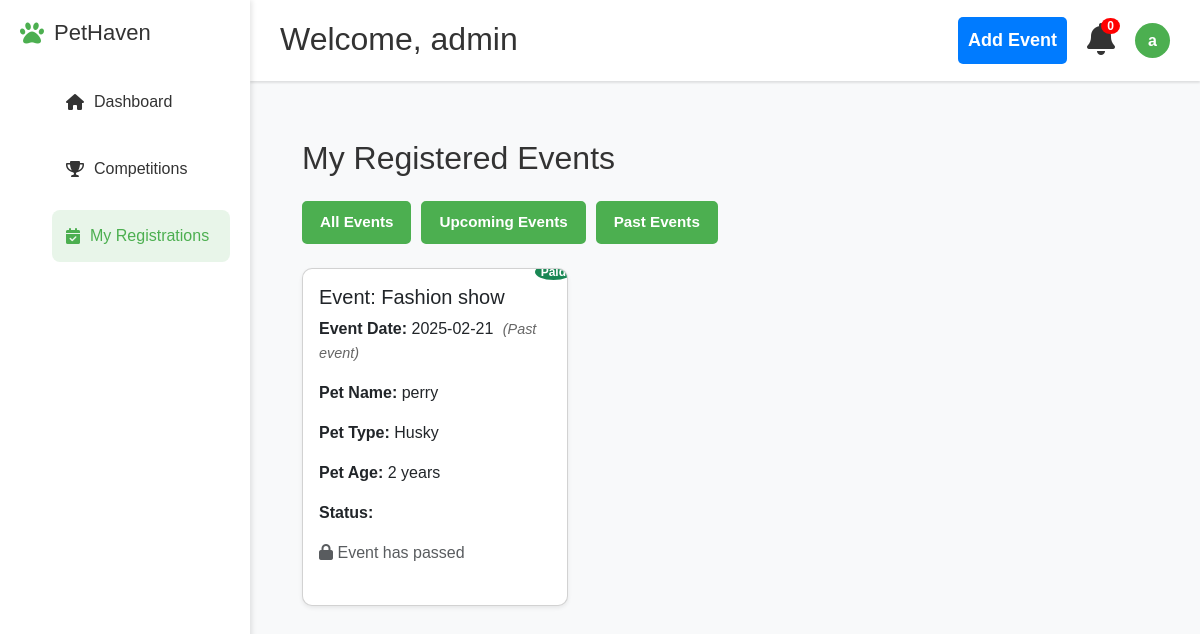
Screenshot of /registrations (signed in) with the database file from the repository.
### models.py (models this page shows)
class User(db.Model, UserMixin):
    id = db.Column(db.Integer, primary_key=True)
    username = db.Column(db.String(100), unique=True, nullable=False)
    email = db.Column(db.String(120), unique=True, nullable=False)
    password = db.Column(db.String(60), nullable=False)
    is_admin = db.Column(db.Boolean, default=False)

class Registration(db.Model):
    id = db.Column(db.Integer, primary_key=True)
    user_id = db.Column(db.Integer, db.ForeignKey('user.id'), nullable=False)
    event_id = db.Column(db.Integer, db.ForeignKey('event.id'), nullable=False)
    pet_name = db.Column(db.String(100), nullable=False)
    pet_type = db.Column(db.String(100), nullable=False)
    pet_age=db.Column(db.Integer,nullable=False)
    paid = db.Column(db.Boolean, default=False)
    event = db.relationship('Event', backref=db.backref('registrations', lazy=True))

class Event(db.Model):
    id = db.Column(db.Integer, primary_key=True)
    title = db.Column(db.String(200), nullable=False)
    description = db.Column(db.Text, nullable=False)
    date = db.Column(db.String(50), nullable=False)
    location=db.Column(db.String(250),nullable=False)
    prizes=db.Column(db.String(200),nullable=False)
    eligibility=db.Column(db.String(250),nullable=False)
    fee = db.Column(db.Float, default=500)
    image_filename = db.Column(db.String(200), nullable=False, default="default.jpg")

### app.py (the view)
@app.route('/registrations')
@login_required
def registrations():
    registered_events = db.session.query(Registration, Event).join(Event, Registration.event_id == Event.id).filter(Registration.user_id == current_user.id).all()
    current_date = datetime.now().date()
    processed_events = []
    for reg, event in registered_events:
        event_date = datetime.strptime(event.date, '%Y-%m-%d').date()
        can_edit = event_date > current_date
        processed_events.append((reg, event, can_edit))
    return render_template("registrations.html", registered_events=processed_events)

### app.py (called while the page is built)
@login_manager.user_loader
def load_user(user_id):
    return User.query.get(int(user_id))

### templates/registrations.html (shortened to what this page needs)
{% extends "base.html" %}
{% block content %}
<div class="container mt-4">
    <h2 class="mb-4">My Registered Events</h2>
    <div class="filter-buttons mb-4">
        <button class="filter-btn active" data-filter="all">All Events</button>
        <button class="filter-btn" data-filter="upcoming">Upcoming Events</button>
        <button class="filter-btn" data-filter="past">Past Events</button>
    </div>
    {% if registered_events %}
        <div class="row" id="events-container">
            {% for reg, event, can_edit in registered_events %}
                <div class="col-md-4 event-item" data-date="{{ event.date }}">
                    <div class="card shadow-sm mb-4">
                        <div class="card-body">
                            <h5 class="card-title">Event: {{ event.title }}</h5>
                            <p class="card-text">
                                <strong>Event Date:</strong> {{ event.date }}
                                <span class="relative-date" data-event-date="{{ event.date }}"></span>
                            </p>
                            <p class="card-text"><strong>Pet Name:</strong> {{ reg.pet_name }}</p>
                            <p class="card-text"><strong>Pet Type:</strong> {{ reg.pet_type }}</p>
                            <p class="card-text"><strong>Pet Age:</strong> {{ reg.pet_age }} years</p>
                            <p class="card-text">
                                <strong>Status:</strong>
                                {% if reg.paid %}
                                    <span class="badge bg-success">Paid</span>
                                {% else %}
                                    <span class="badge bg-warning text-dark">Pending Payment</span>
                                {% endif %}
                            </p>
                            <div class="button-group" style="display: flex; gap: 10px; margin-top: 15px;">
                                {% if can_edit %}
                                    <a href="{{ url_for('edit_registration', registration_id=reg.id) }}" class="btn btn-secondary">
                                        <i class="fas fa-edit"></i> Edit Details
                                    </a>
                                {% else %}
                                    <span class="text-muted"><i class="fas fa-lock"></i> Event has passed</span>
                                {% endif %}
                            </div>
                        </div>
                    </div>
                </div>
            {% endfor %}
        </div>
    {% else %}
        <p>No registrations found.</p>
    {% endif %}
</div>
{% endblock %}

### templates/base.html (shortened to what this page needs)
<!DOCTYPE html>
<html lang="en">
<head>
    <link rel="stylesheet" href="https://cdnjs.cloudflare.com/ajax/libs/font-awesome/6.0.0/css/all.min.css">
    <link href="https://cdn.jsdelivr.net/npm/bootstrap@5.3.0/dist/css/bootstrap.min.css" rel="stylesheet">
    <link rel="stylesheet" href="{{ url_for('static', filename='css/style.css') }}">
</head>
<body>
    {% if current_user.is_authenticated %}
        <div class="navbar" id="navbar">
            <h2>Welcome, {{ current_user.username }}</h2>
            <div class="nav-right">
                {% if current_user.is_admin %}
                    <a href="{{ url_for('add_event') }}" class="add-event-btn"> Add  Event</a>
                    {% endif %}
                <div class="notification">
                    <i class="fas fa-bell fa-2x"></i>
                    <span class="badge">0</span>
                </div>
                <div class="profile-dropdown">
                    <div class="profile" onclick="toggleDropdown()">
                        <div class="profile-pic">{{ current_user.username[0] }}</div>
                    </div>
                </div>
            </div>
            </div>
            <div class="sidebar" id="sidebar">
                <div class="logo">
                    <i class="fas fa-paw"></i>
                    <h2>PetHaven</h2>
                </div>
                <ul class="nav-menu">
                    <li class="nav-item {% if request.endpoint == 'dashboard' %}active{% endif %}">
                        <a href="{{ url_for('dashboard') }}"><i class="fas fa-home"></i> Dashboard</a>
                    </li>
                    <li class="nav-item {% if request.endpoint == 'competitions' %}active{% endif %}">
                        <a href="{{ url_for('competitions') }}"><i class="fas fa-trophy"></i> Competitions</a>
                    </li>
                    <li class="nav-item {% if request.endpoint == 'registrations' %}active{% endif %}">
                        <a href="{{ url_for('registrations') }}"><i class="fas fa-calendar-check"></i> My Registrations</a>
                    </li>
                </ul>
            </div>
    {% endif %}
    <div class="main-content">
        {% block content %}{% endblock %}
    </div>
</body>
</html>

### static/css/style.css (style rules this page uses)
body { font-family: 'Poppins', Arial, sans-serif; margin: 0px; padding: 0; margin-top: 75px; background-color: #f8f9fa; height: 100vh; color: #333; }
.card { background: white; border-radius: 12px; overflow: hidden; box-shadow: 0 4px 6px rgba(0, 0, 0, 0.1); transition: transform 0.3s ease, box-shadow 0.3s ease; height: 100%; display: flex; flex-direction: column; }
.view-btn, .auth-btn, .filter-btn, .payment-btn { padding: 10px 20px; border-radius: 8px; font-weight: 600; text-align: center; transition: all 0.3s ease; border: none; cursor: pointer; font-size: 0.95rem; text-decoration: none; }
.sidebar { position: fixed; left: 0; top: 0; height: 100%; width: 250px; background: white; box-shadow: 2px 0 5px rgba(0,0,0,0.1); padding: 20px; z-index: 990; transform: translateX(0); transition: transform 0.3s ease-in-out; }
.logo { display: flex; align-items: center; gap: 10px; margin-bottom: 30px; }
.logo i { color: #4CAF50; font-size: 24px; }
.logo h2 { font-size: 22px; margin: 0; }
.nav-menu { list-style: none; }
.nav-item { margin: 15px 0; padding: 12px; border-radius: 8px; cursor: pointer; }
.nav-item a { text-decoration: none; color: inherit; display: flex; align-items: center; width: 100%; padding: 2px; background-color: none; }
.nav-item i { margin-right: 10px; }
.nav-item.active a { background: #e8f5e9; color: #4CAF50; }
.nav-item.active { background: #e8f5e9; color: #4CAF50; }
.navbar { position: fixed; left: 250px; top: 0; width: calc(100% - 250px); display: flex; align-items: center; background: white; padding: 15px 30px; z-index: 100; box-shadow: 0 2px 2px rgba(0,0,0,0.1); transition: left 0.3s ease-in-out, width 0.3s ease-in-out; }
.navbar h2 { flex: 1; padding-top: 5px; text-align: start; }
.nav-right { display: flex; align-items: center; gap: 20px; }
.notification { position: relative; cursor: pointer; }
.badge { position: absolute; top: -5px; right: -5px; background: red; color: white; padding: 2px 6px; border-radius: 50%; font-size: 12px; }
.profile { display: flex; align-items: center; gap: 10px; }
.profile-pic { width: 35px; height: 35px; border-radius: 50%; background: #4CAF50; display: flex; align-items: center; justify-content: center; color: white; font-weight: bold; }
.main-content { margin-left: 250px; padding: 40px; z-index: 10000; min-width: 500px; width: calc(100% - 250px); }
.card { background: white; border-radius: 10px; overflow: hidden; box-shadow: 0 2px 5px rgba(0,0,0,0.1); cursor: pointer; transition: transform 0.3s, box-shadow 0.3s; }
.profile-dropdown { position: relative; cursor: pointer; }
.profile { display: flex; align-items: center; gap: 10px; cursor: pointer; }
.filter-btn { padding: 10px 20px; border: none; border-radius: 5px; cursor: pointer; font-weight: bold; transition: all 0.3s ease; }
.filter-btn:not(.reset) { background: #4CAF50; color: white; }
.add-event-btn { display: inline-block; background: #1d1de4; color: white; padding: 10px 20px; border-radius: 5px; text-decoration: none; font-weight: bold; transition: background 0.3s; border: none; cursor: pointer; }
.add-event-btn { width: 100%; background-color: #007bff; color: white; padding: 10px; font-size: 18px; border: none; border-radius: 5px; cursor: pointer; transition: background 0.3s ease; }
.relative-date { font-size: 0.9em; color: #666; font-style: italic; margin-left: 5px; }

### templates/registrations.html (style rules this page uses)
.filter-buttons { display: flex; gap: 10px; margin-bottom: 20px; }
.filter-btn { padding: 8px 16px; border: 2px solid #4CAF50; background: white; color: #4CAF50; border-radius: 5px; cursor: pointer; transition: all 0.3s ease; }
.filter-btn.active { background: #4CAF50; color: white; }
.relative-date { font-size: 0.9em; color: #666; font-style: italic; margin-left: 5px; }

### rows the page displays
User: username "admin", username "a"
Registration: title "Fashion show", date "2025-02-21", pet_name "perry", pet_type "Husky", pet_age "2", paid "Paid"
